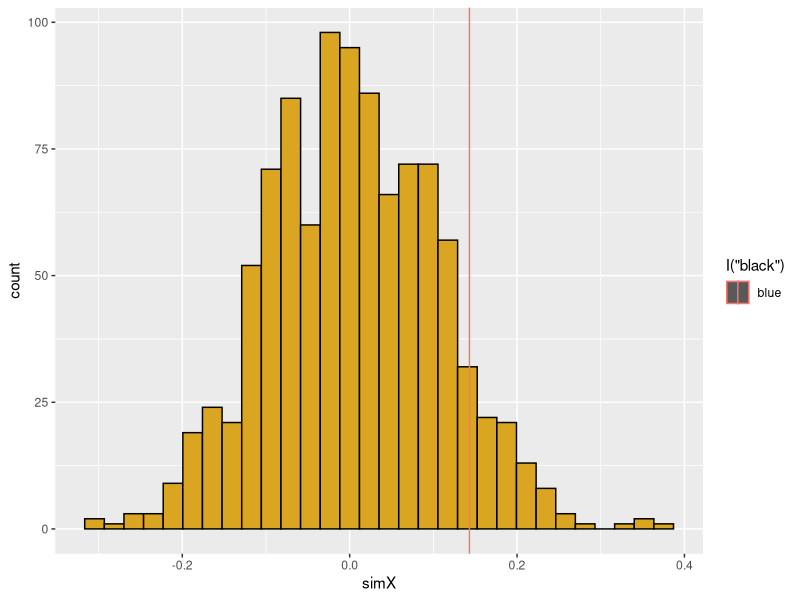
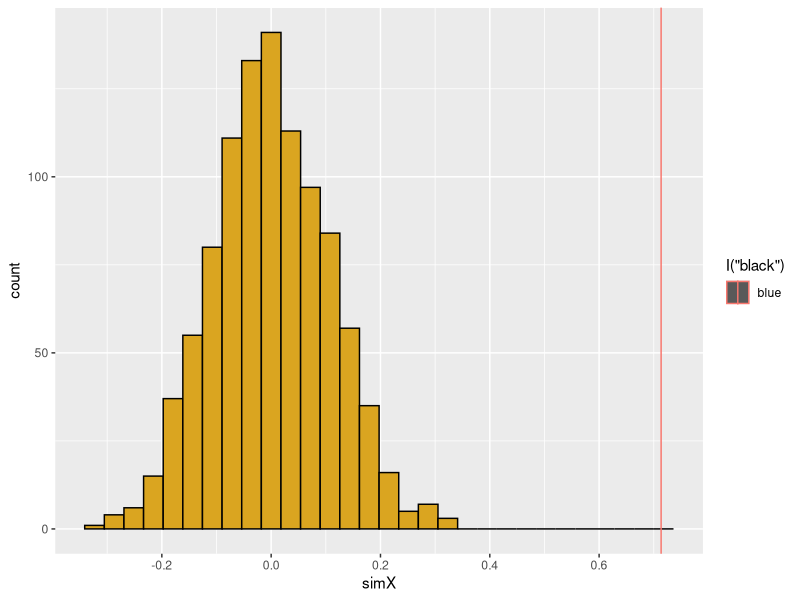

Here is the R script that generated these plots, in order:
## ---- chunk 1
# Preliminaries
library(ggplot2)
library(TeachingDemos)
char2seed("Cruel April")
## ---- chunk 2
# FUNCTION: readData
# read in or generate data frame 
# input: file name (or nothing for demo) 
# output: 3-column data frame of observed data (ID, x, y)
#------------------------------------------------------
readData <- function(z=NULL) {
  if(is.null(z)) {
    xVar <- sample(1:5,100,replace=TRUE)
    yVar <- sample(1:5,100,replace=TRUE)
    dF <- data.frame(ID=seq_along(xVar), xVar, yVar)
  } 
    return(dF)
  }

########################################################
# FUNCTION: getMetric
# calculate metric for randomization test
# input: 3-column data frame for regression
# output: regression slope (single number from randomization test notes)
#------------------------------------------------------
getMetric <- function(z=NULL) {
  if(is.null(z)){
    xVar <- sample(1:5,100,replace=TRUE)
    yVar <- sample(1:5,100,replace=TRUE)
    z <- data.frame(ID=seq_along(xVar), xVar, yVar)
  }
  . <- lm(z[,3]~z[,2]) 
  . <- summary(.)
  . <- .$coefficients[2,1]
  slope <- . 
  return(slope) 
}

########################################################
# FUNCTION: shuffleData
# randomization data for regression analysis
# input: 3-column data frame (ID, xVar, yVar)
# output: 3-column data frame (ID, xVar, yVar) (just shuffled up!)
#------------------------------------------------------
shuffleData <- function(z=NULL) {
  if(is.null(z)){
    xVar <- sample(1:5,100,replace=TRUE)
    yVar <- sample(1:5,100,replace=TRUE)
    z <- data.frame(ID=seq_along(xVar), xVar, yVar)
  }
  z[,3] <- sample(z[,3]) # reshuffling the y values 
  # de-coupling pattern between x and y 
  # default is replace = FALSE so in one swoop shuffles data randomly
  
  return(z)
}

########################################################
# FUNCTION: getPVAL
# calculate p value for observed, simulated data
# input: list of observed metric and vector of simulated metric
# output: lower, upper tail probability vector 
#------------------------------------------------------
getPVAL <- function(z=NULL) {
  if(is.null(z)){
    z <- list(xObs=runif(1), xSim=runif(1000)) }
  pLower <- mean(z[[2]]<=z[[1]]) 
  pUpper <- mean(z[[2]]>=z[[1]])
  
  return(c(pL=pLower,pU=pUpper))
}

######################################
# FUNCTION: plotRanTest
# ggplot graph
# input: list of observed metric and vector of simulated metric
# output: ggplot graph
#-------------------------------------
plotRanTest <-function(z=NULL){
  if(is.null(z)){
    z <- list(xObs=runif(1),xSim=runif(1000)) }
  dF <- data.frame(ID=seq_along(z[[2]]),simX=z[[2]])
  p1 <- ggplot(data=dF,mapping=aes(x=simX))
  p1 + geom_histogram(mapping=aes(fill=I("goldenrod"),color=I("black"))) + geom_vline(aes(xintercept=z[[1]],color="blue"))
}

## ---- chunk 3
nSim <- 1000 # number of simulations 
Xsim <- rep(NA, nSim) # will hold simulated slopes 

dF <- readData()
Xobs <- getMetric(dF)

# loop through to create 1000 simulated slopes for xSim vector
for (i in seq_len(nSim)){
  Xsim[i] <- getMetric(shuffleData(dF))
}

# creating the list structure that we need for final function
slopes <- list(Xobs, Xsim)
getPVAL(slopes)
plotRanTest(slopes)
## ---- chunk 4
# Read CSV into R
MyData <- read.csv(file="Concern_behavior.csv", header=TRUE, sep=",")  
head(MyData)
str(MyData)
dF<-cbind(ID=seq_along(MyData),MyData)
Xobs <- getMetric(dF) #calculate slope for dataset
nSim <- 1000 # number of simulations 
Xsim <- rep(NA, nSim) # will hold simulated slopes 

# loop through to create 1000 simulated slopes for xSim vector
for (i in seq_len(nSim)){
  Xsim[i] <- getMetric(shuffleData(dF))
}

# creating the list structure that we need for final function
z1 <- list(Xobs,Xsim)
getPVAL(z1)
plotRanTest(z1)
